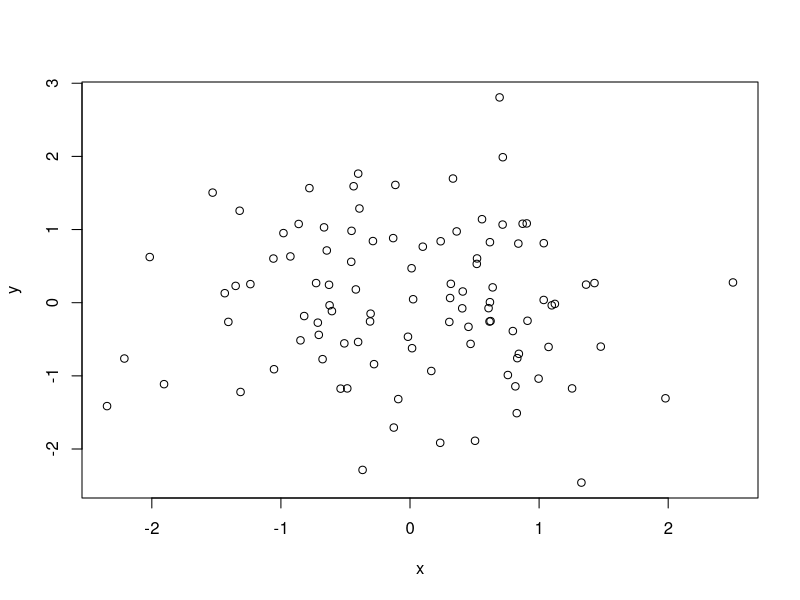
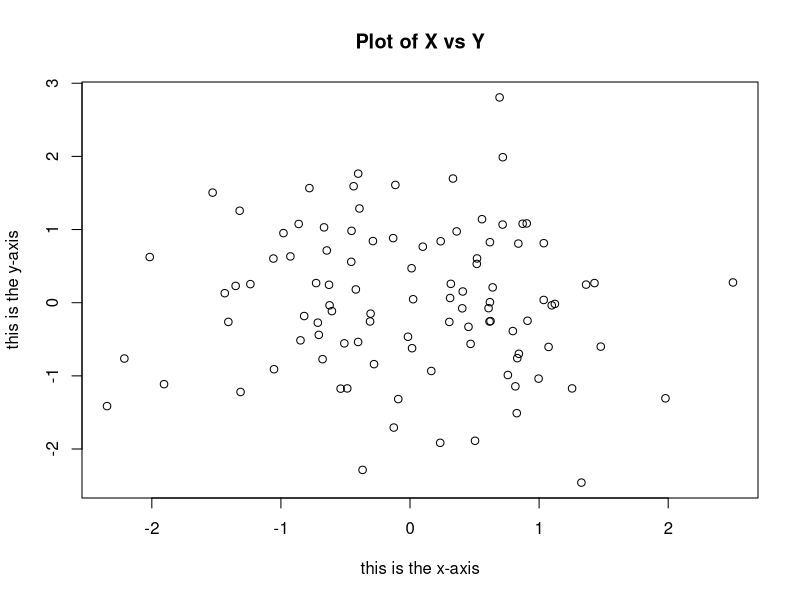
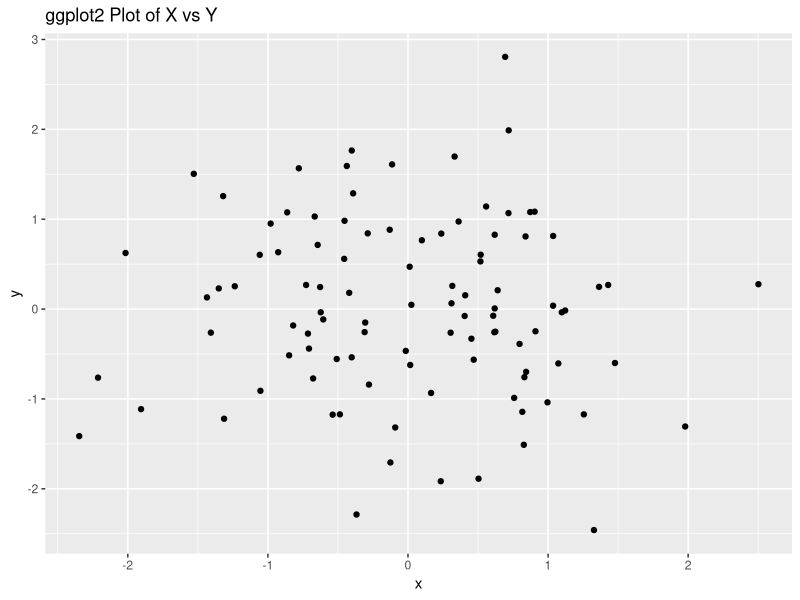
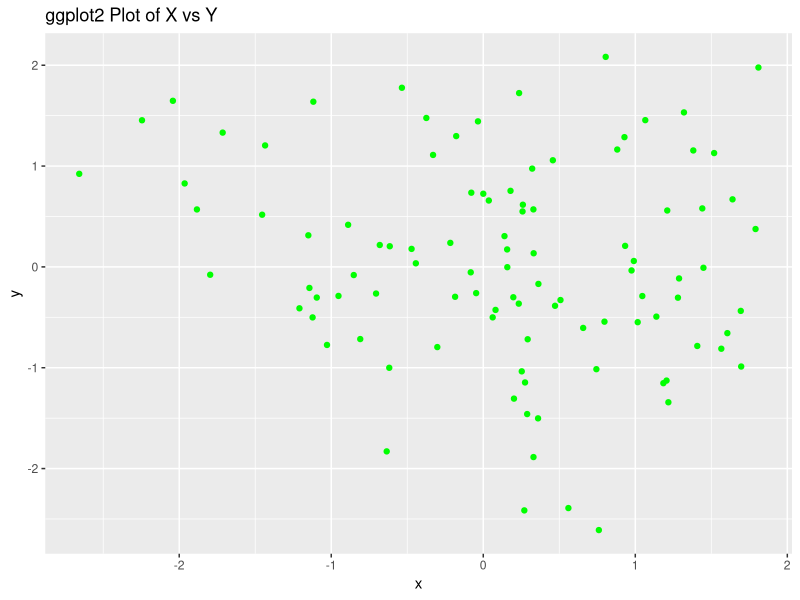
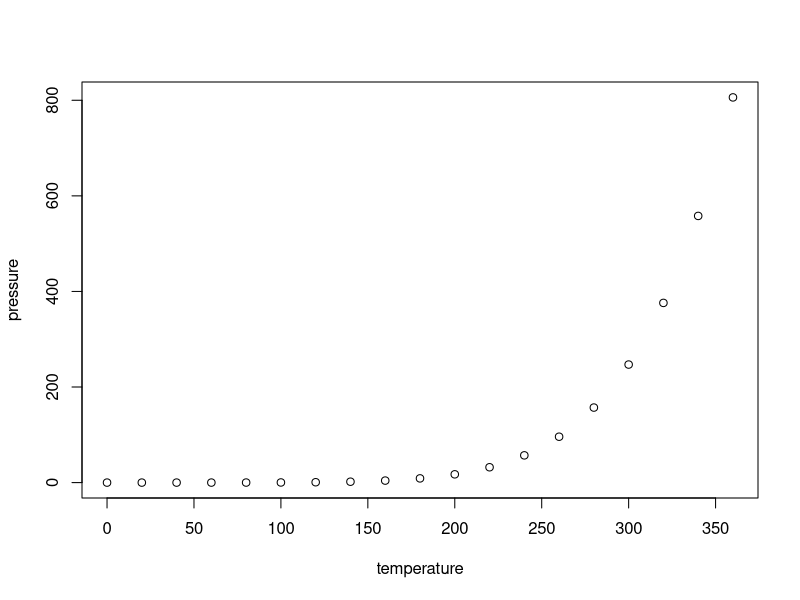
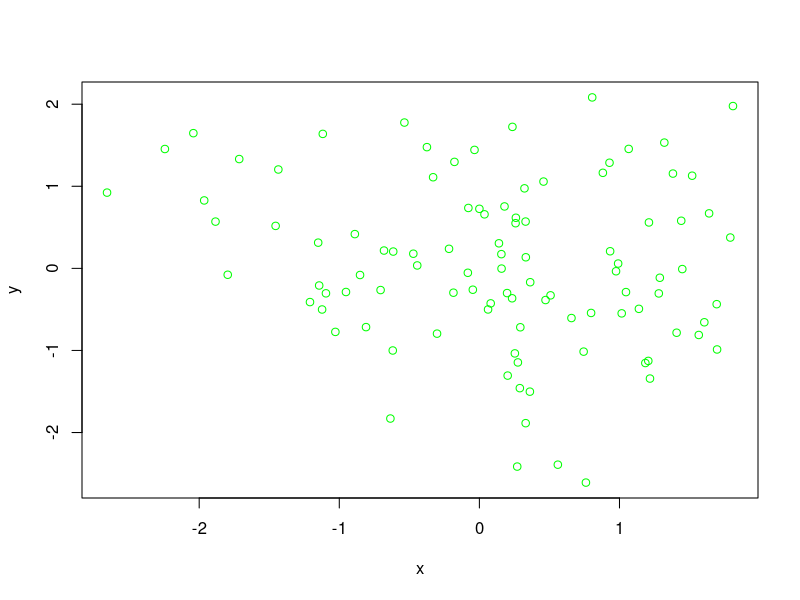
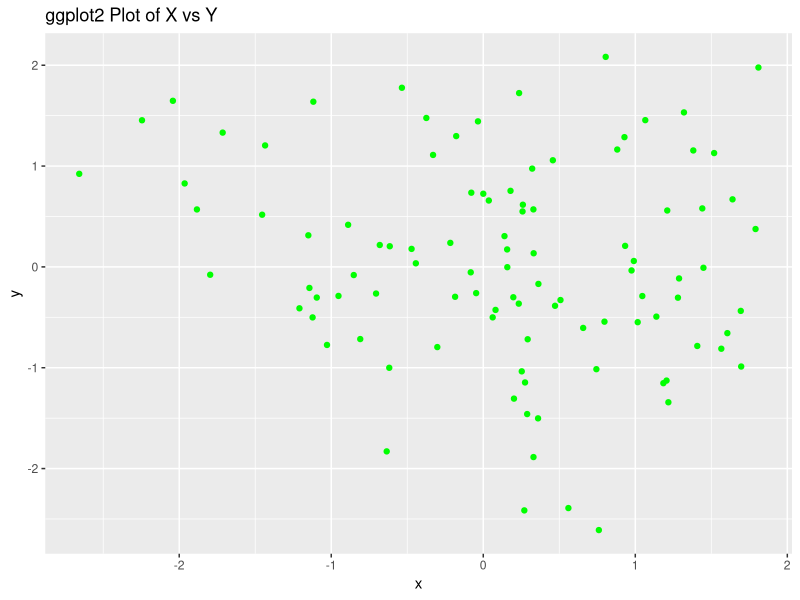

Here is the R script that generated these plots, in order:
## ---- chunk 1
library(tidyverse) # loads packages including ggplot2
knitr::opts_chunk$set(echo = TRUE)
## ---- chunk 2
x = rnorm(100) # setting x to a vector of 100 random numbers with a mean of 0 and a standard deviation of 1
y = rnorm(100)

# Using plot to plot a scatterplot:
plot(x, y)
plot(x, y, xlab = "this is the x-axis", ylab = "this is the y-axis",
     main = "Plot of X vs Y")

# Alternatively, using ggplot to plot a scatterplot
# Need to make a data frame or tibble for the data we want to plot with ggplot:
data = tibble(y,x)

ggplot(data, aes(x, y)) +
  geom_point() +
  labs(xlab = "this is the x-axis", ylab = "this is the y-axis",
       title = "ggplot2 Plot of X vs Y")

## ---- chunk 3
x = rnorm(100) # setting x to a vector of 100 random numbers with a mean of 0 and a standard deviation of 1
y = rnorm(100)
# Need to make a data frame or tibble for the data we want to plot with ggplot:
data = tibble(y,x)

# Saving plot as pdf:
pdf ("Figure.pdf")
plot(x,y,col = "green")
dev.off ()

# Alternatively, saving ggplot using ggsave
ggplot(data, aes(x, y)) +
  geom_point(color = "green") +
  labs(xlab = "this is the x-axis", ylab = "this is the y-axis",
       title = "ggplot2 Plot of X vs Y")
ggsave("Figure_ggplot.pdf")

## ---- chunk 4
plot(pressure)
